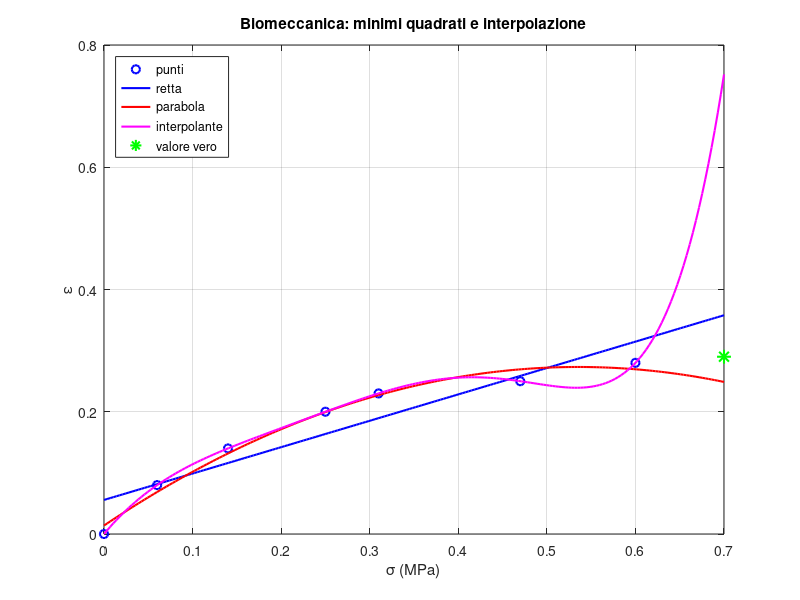

This figure's MATLAB source:
% ==========================================
% ESERCIZIO PROPOSTO: Biomeccanica - legame sforzo/deformazione di un disco intervertebrale
% ==========================================

clear; clc;  % Pulisco workspace e command window

% --- Parametri di input ---
sigma = [0 0.06 0.14 0.25 0.31 0.47 0.60];   % Sforzo (MPa)
defo  = [0 0.08 0.14 0.20 0.23 0.25 0.28];   % Deformazione corrispondente
sstima = 0.7;                                % Sforzo in cui voglio stimare la deformazione (MPa)
dvero = 0.29;                                % Deformazione osservata per sigma = 0.7
xx = linspace(0, sstima, 200);               % Punti fitti per disegnare i polinomi fino a 0.7
n = length(sigma);                           % Numero di dati sperimentali

% --- Punto 1: retta ai minimi quadrati (grado 1) ---
a1 = polyfit(sigma, defo, 1);                % Coefficienti della retta
yy1 = polyval(a1, xx);                       % Valori della retta sui punti del grafico
err1 = norm(polyval(a1, sigma) - defo);      % Radice della somma dei quadrati degli scarti nei dati
stima1 = polyval(a1, sstima);                % Stima di eps(0.7) con la retta

% --- Punto 2: parabola ai minimi quadrati (grado 2) ---
a2 = polyfit(sigma, defo, 2);                % Coefficienti della parabola
yy2 = polyval(a2, xx);                       % Valori della parabola sui punti del grafico
err2 = norm(polyval(a2, sigma) - defo);      % Radice della somma dei quadrati degli scarti nei dati
stima2 = polyval(a2, sstima);                % Stima di eps(0.7) con la parabola

% --- Punto 4 (slide 12): polinomio interpolante (grado n-1) ---
ai = polyfit(sigma, defo, n - 1);            % Grado n-1 = 6: passa per tutti i 7 punti (slide 10)
yyi = polyval(ai, xx);                       % Valori dell'interpolante sui punti del grafico
erri = norm(polyval(ai, sigma) - defo);      % Errore nei dati: ~0 (interpola)
stimai = polyval(ai, sstima);                % Stima di eps(0.7) con l'interpolante

% --- Punto 3: confronto e stampa dei risultati ---
fprintf('Biomeccanica: stima della deformazione per sigma = %g MPa (valore osservato: %g) \n\n', sstima, dvero);
fprintf('Retta:    eps(sigma) = %.4f*sigma + %.4f \n', a1);
fprintf('Parabola: eps(sigma) = %.4f*sigma^2 + %.4f*sigma + %.4f \n\n', a2);

fprintf('%-24s %18s %12s %16s \n', 'Polinomio', 'Errore nei dati', 'eps(0.7)', 'Scarto da 0.29');
fprintf('%-24s %18.2e %12.4f %16.4f \n', 'Retta MQ (grado 1)', err1, stima1, abs(stima1 - dvero));
fprintf('%-24s %18.2e %12.4f %16.4f \n', 'Parabola MQ (grado 2)', err2, stima2, abs(stima2 - dvero));
fprintf('%-24s %18.2e %12.4f %16.4f \n', sprintf('Interpolante (grado %d)', n - 1), erri, stimai, abs(stimai - dvero));

% --- Grafico ---
figure(1);
% 1. Disegno i punti sperimentali
plot(sigma, defo, 'bo', 'MarkerSize', 6, 'LineWidth', 1.5);
hold on;  % Mantengo la figura per aggiungere le altre curve

% 2. Disegno la retta, la parabola e l'interpolante
plot(xx, yy1, 'b-', 'LineWidth', 1.5);
plot(xx, yy2, 'r-', 'LineWidth', 1.5);
plot(xx, yyi, 'm-', 'LineWidth', 1.5);

% 3. Disegno il valore osservato (0.7, 0.29)
plot(sstima, dvero, 'g*', 'MarkerSize', 10, 'LineWidth', 1.5);
hold off;

% 4. Aggiungo titolo, etichette, legenda e griglia
title('Biomeccanica: minimi quadrati e interpolazione');
xlabel('\sigma (MPa)');
ylabel('\epsilon');
legend('punti', 'retta', 'parabola', 'interpolante', 'valore vero', 'Location', 'northwest');
grid on;

% --- Salvataggio del grafico per il README ---
cartella = fullfile(fileparts(mfilename('fullpath')), 'img');                         % Cartella img accanto allo script
if ~exist(cartella, 'dir'), mkdir(cartella); end                                       % La creo se non esiste
exportgraphics(figure(1), fullfile(cartella, 'biomeccanica_interp.png'), 'Resolution', 150);  % Salvo il grafico
